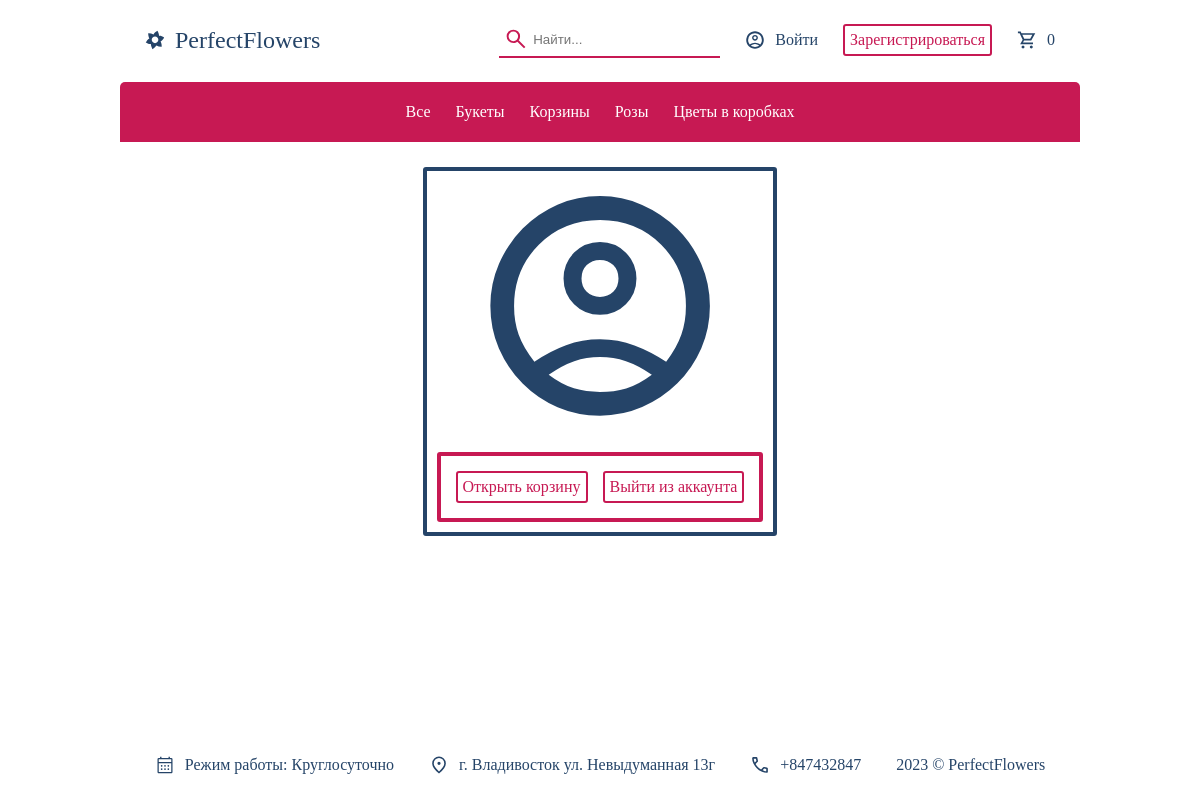
/accounts/profile/, run on the app's committed database.
### shop/models.py (models this page shows)
class Category(models.Model):
    name = models.CharField(max_length=255, help_text='Введите название категории')
    slug = models.SlugField(max_length=200, db_index=True, unique=True, help_text='Сокращение для ссылки')
    class Meta:
        ordering = ('name',)
        verbose_name = 'Категория'
        verbose_name_plural = 'Категории'
    def __str__(self):
        return self.name
    def get_absolute_url(self):
        return reverse('products_list_by_category', args=[self.slug])

### shop/views.py (the view)
# urls.py: path('accounts/profile/', profile, name='profile'),
def profile(request):
    return render(request, 'registration/profile.html')

### shop/cart.py (called while the page is built)
    def __len__(self):
        return sum(item['quantity'] for item in self.cart.values())

### shop/context_processors.py (called while the page is built)
def extras(request):
    return {"categories": Category.objects.all(),
            "cart": Cart(request)}

### shop/templates/registration/profile.html (shortened to what this page needs)
{% extends 'base.html' %}
{% load static %}
{% block css_styles %}
    <link rel="stylesheet" type="text/css" href="{% static 'css/profile.css' %}">
{% endblock %}
{% block content %}
    <div class="container">
        <div class="user-avatar">
            <img class="user-avatar-image" src="{% static 'images/user_circle.svg' %}" alt="">
        </div>
        <div class="user-actions">
            <a class="product-button" href="{% url 'cart_detail' %}">Открыть корзину</a>
            <a class="product-button" href="{% url 'logout' %}">Выйти из аккаунта</a>
        </div>
    </div>
{% endblock %}

### shop/templates/base.html (shortened to what this page needs)
<!DOCTYPE html>
<html lang="ru">
<head>
    {% load static %}
    <link rel="stylesheet" type="text/css" href="{% static 'css/base.css' %}">
    {% block css_styles %} {% endblock %}
</head>
<body>
<header>
    <div class="header__top">
        <div class="header__top__left">
            <a class="logo" href="{% url 'home' %}">PerfectFlowers</a>
        </div>
        <div class="header__top__right">
            <form class="search" action="{% url 'search' %}" method="get">
                <img height="24" style="padding-block: 5px" src="{% static 'images/search.svg' %}" alt="">
                <input type="search" name="query" required minlength="3" placeholder="Найти...">
            </form>
            {% if user.is_authenticated %}
                <a href="{% url 'profile' %}" class="header-user">{{ user.username }}</a>
            {% else %}
                <a href="{% url 'login' %}" class="header-user">Войти</a>
                <a href="{% url 'register' %}" class="product-button">Зарегистрироваться</a>
            {% endif %}
            <a href="{% url 'cart_detail' %}" class="header-cart">{{ cart|length }}</a>
        </div>
    </div>
    <div class="header__bottom">
        <a href="{% url 'products_list' %}" class="header__bottom-category">Все</a>
        {% for c in categories %}
            <a href="{{ c.get_absolute_url }}" class="header__bottom-category">{{ c }}</a>
        {% endfor %}
    </div>
</header>
<div class="content">
    {% block content %}
    {% endblock %}
</div>
<footer>
    <p class="header-work-time">Режим работы: Круглосуточно</p>
    <p class="header-location">г. Владивосток ул. Невыдуманная 13г</p>
    <p class="header-call">+847432847</p>
    <p>2023 © PerfectFlowers</p>
</footer>
</body>
</html>

### shop/static/css/base.css (style rules this page uses)
body { margin: 0; background: #ffffff; color: #254468; font-family: 'Dihjauti', serif; font-size: 16px; min-height: 100vh; display: flex; flex-direction: column; justify-content: center; align-items: center; padding-inline: 10%; }
header { height: fit-content; background: #ffffff; color: #254468; text-decoration: none; width: 100%; }
header a { color: #254468; text-decoration: none; }
.header__top, .header__bottom { padding-inline: 25px; padding-block: 15px; display: flex; justify-content: start; align-items: center; gap: 25px; }
.header__top { justify-content: space-between; height: 50px; }
.header__top__left, .header__top__right { display: flex; gap: 25px; align-items: center; justify-content: center; }
.header__top { border-bottom: 2px solid white; }
.header__bottom { background: #c71953; color: white; display: flex; justify-content: center; align-items: center; border-top-left-radius: 5px; border-top-right-radius: 5px; height: 30px; }
.header__bottom-category { color: white; }
.search { background: transparent; display: flex; justify-content: center; align-items: center; padding-inline: 5px; color: #254468; border-bottom: 2px solid #c71953; }
.search input { background: transparent; color: #254468; border: 0; padding: 5px; }
.logo { padding-left: 30px; background-image: url("../images/logo.svg"); background-position: left center; background-size: 20px 20px; background-repeat: no-repeat; font-size: 24px; text-decoration: none; margin: 0; }
.header-user, .header-cart, .header-work-time, .header-location, .header-call { padding-left: 30px; background-position: left center; background-size: 20px 20px; background-repeat: no-repeat; text-decoration: none; margin: 0; }
.header-user { background-image: url("../images/user_circle.svg"); }
.header-cart { background-image: url("../images/shop_cart.svg"); }
.header-work-time { background-image: url("../images/calendar.svg"); }
.header-location { background-image: url("../images/location.svg"); }
.header-call { background-image: url("../images/call.svg"); }
.content { height: 100%; width: 100%; display: flex; flex-direction: column; justify-content: center; align-items: center; }
.product-button { background: #ffffff; color: #c71953; border: 2px solid #c71953; padding: 5px; text-decoration: none; border-radius: 3px; }
input { background: #ffffff; color: #254468; border: 2px solid #c71953; padding: 5px; text-decoration: none; }
footer { color: #254468; padding-inline: 25px; padding-block: 10px; margin-top: auto; display: flex; align-items: center; justify-content: center; gap: 35px; }

### shop/static/css/profile.css (style rules this page uses)
.container { display: flex; justify-content: center; align-items: center; flex-direction: column; border: 4px solid #254468; border-radius: 3px; padding: 10px; margin-top: 25px; }
.container .user-avatar { display: flex; justify-content: center; align-items: center; flex-direction: column; }
.container .user-avatar-image { width: 250px; height: 250px; }
.container .user-actions { border: 4px solid #c71953; display: flex; justify-content: center; align-items: center; gap: 15px; border-radius: 3px; padding: 15px; }

### data on the page
Category: name "Букеты"
Category: name "Корзины"
Category: name "Розы"
Category: name "Цветы в коробках"

### other printed values
{{ cart|length }} "0"
